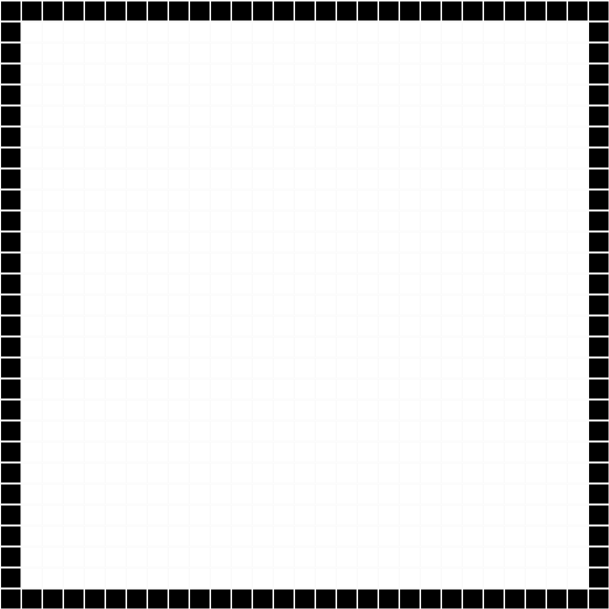
Frame 1 (no input)
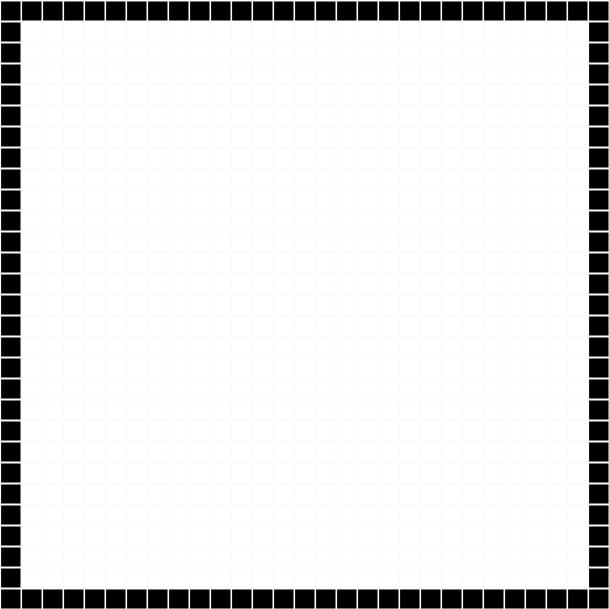
Frame 60 (no input)
Frame 120 (the mouse pressed at the canvas centre since frame 60): identical to frame 60, image omitted

The p5.js sketch that drew these frames (run headless with seeded random() and noise() and a simulated clock; from frame 60 on, the mouse is pressed at the canvas centre):

// p5.js sketch
// ── sketch.js
var arr = []; //array for the whole grid
var mainList = [];
var workingList = [];
var startAlert = true;
var endAlert = true;
var he;
var counter = 0;
var startingPoint;
var path = [];
var bb = 0;
function setup(){
  createCanvas(399 + (10 * 21) ,399 + (10 * 21)); //399 + (10 * 21) ,399 + (10 * 21)
  background(255);
  stroke(250);
  he = ceil((height - 1) / 21);
  // making a Square every 20px and push it in to the array
  for(let i = 1; i< width; i+=20){
    for(let j = 1; j< height; j+=20){
      arr.push(new Square(i, j, 255))
      j+=1
    }
    i += 1;
  }
  for(let v = 0; v< arr.length; v++){
    arr[v].number = v;
  }
  for(let q = 0; q < he * he; q++){
    if(q % he == 0 || q % he == he - 1 || q >= he * (he -1) || q <= he){
      arr[q].color = '#000000';
      arr[q].wall = 0;
    }
  }
  console.log(arr.length);
}
function draw(){
  switch (key){
    case 'w': //w for wall
    // if mouse is dragged, built the black wall
    if(mouseIsPressed){
      arr[returnMouse()].color = '#000000';
      arr[returnMouse()].wall = 0;
    }
    break;
    case 'd': //d for delete
    // if mouse is dragged, delete the black wall
    if(mouseIsPressed){
      arr[returnMouse()].color = '#ffffff';
      arr[returnMouse()].wall = 3;
    }
    break;
    case 'e': //e for ending point
    if(startAlert){
      //placing the ending point
      if(mouseIsPressed){
        arr[returnMouse()].color = '#f90421';
        arr[returnMouse()].wall = 1;
        arr[returnMouse()].number = returnMouse();
        startingPoint = returnMouse();
        console.log(returnMouse());
        startAlert = false;
      }
    }else if(startAlert == false){
      break;
    }
    break;
    case 's': // s for starting point
    if(endAlert){
      // placing the starting point
      if(mouseIsPressed){
        let b = returnMouse();
        arr[returnMouse()].color = '#3bd94e';
        arr[returnMouse()].wall = 2;
        arr[returnMouse()].prior = 0;
        arr[returnMouse()].number = returnMouse();
        arr[returnMouse()].squareArrayMake();
        mainList.push(arr[returnMouse()].squareArray);
        console.log(returnMouse());
        endAlert = false;
      }
      else if(endAlert == false){
        break;
      }
    }
    break;
    case 'b':
    begin();
    if(bb <= mainList.length - 1 && frameCount % 1 == 0){
      arr[mainList[bb][0]].changeColor();
      bb++;
    }
  }
  //showing the grid
  for(let s = 0; s < arr.length; s++){
    arr[s].show();
  }
}
//if mouse clicked, return which Square it is touching
function returnMouse(){
  for(let a = 0; a< arr.length; a++){
    if(arr[a].x < mouseX && arr[a].x + 21.5 > mouseX && arr[a].y < mouseY && arr[a].y + 21.5 > mouseY){
      return a;
    }
  }
}

function begin(){
  for (let z = 0 ; z < mainList.length; z++){
    if(mainList[z][0] == startingPoint){
      break;
    }
    else{
      firstStep(mainList[z]);
    }
  }
  let pointer = find(mainList);
  mainList.splice(pointer + 1, mainList.length - (pointer + 1));
  console.log(JSON.stringify(mainList));
  // path = findPath(mainList);
  // console.log(JSON.stringify(path));

}
// [15,1]    he = 7
function firstStep(element){
  for(let h = 0; h <= arr.length - 1; h++){
    if(h === element[0] - he  || h === element[0] + he || h === element[0] + 1 || h === element[0] - 1){
      if(arr[h].wall != 0 && arr[h].wall != 2){
        for(let a = 0; a <= mainList.length - 1; a++){
          if(h == mainList[a][0]){
            counter++;
          }
        }
        if(counter == 0){
          arr[h].prior = element[1] + 1;
          arr[h].squareArrayMake();
          // console.log(JSON.stringify(arr[h].squareArray));
          workingList.push(arr[h].squareArray);
        }
        counter = 0;
      }
    }
  }
  workingList.forEach(element => mainList.push(element));
  workingList = [];
}
function find(theArray){
  for(let qq = 0; qq <= theArray.length ; qq++){
    if(theArray[qq][0] == startingPoint){
      return qq;
    }
  }
}

// ── Square.js
function Square(x, y, color){
  this.x = x;
  this.y = y;
  this.color = color;
  this.wall = 3; // 0 is wall, 1 is ending point, 2 is start point, 3 is for path
  this.number;
  this.prior;
  this.squareArray = [];

  var colorArray = ['#CCFFFF','#CCCCFF','#CC66FF','#CC99FF','#CC33FF','#CC00FF','#6600FF','#6633FF','#6666FF','#6699FF','#66CCFF','#66FFFF','#00FFFF','#00CCFF'
    ,'#0099FF','#0066FF','#0033FF', '#0000FF']

  Square.prototype.show = function(){
    fill(this.color);
    rect(this.x, this.y, 20, 20);
  }

  Square.prototype.changeColor = function(){
    this.color =('#0066FF');
  }

  Square.prototype.squareArrayMake = function(){
    this.squareArray.push(this.number);
    this.squareArray.push(this.prior);
  }


}
